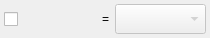
<?xml version="1.0" encoding="UTF-8"?>
<ui version="4.0">
 <class>Form</class>
 <widget class="QWidget" name="Form">
  <property name="geometry">
   <rect>
    <x>0</x>
    <y>0</y>
    <width>210</width>
    <height>38</height>
   </rect>
  </property>
  <property name="windowTitle">
   <string>Form</string>
  </property>
  <layout class="QHBoxLayout" name="horizontalLayout">
   <property name="leftMargin">
    <number>4</number>
   </property>
   <property name="topMargin">
    <number>4</number>
   </property>
   <property name="rightMargin">
    <number>4</number>
   </property>
   <property name="bottomMargin">
    <number>4</number>
   </property>
   <item>
    <widget class="QCheckBox" name="myTagCheckbox">
     <property name="sizePolicy">
      <sizepolicy hsizetype="MinimumExpanding" vsizetype="Fixed">
       <horstretch>0</horstretch>
       <verstretch>0</verstretch>
      </sizepolicy>
     </property>
     <property name="minimumSize">
      <size>
       <width>90</width>
       <height>0</height>
      </size>
     </property>
     <property name="maximumSize">
      <size>
       <width>16777215</width>
       <height>32</height>
      </size>
     </property>
     <property name="styleSheet">
      <string notr="true">QCheckBox::indicator:unchecked {image: url(:cb/img/cb_unchecked_grey.png);}
QCheckBox::indicator:checked {image: url(:cb/img/cb_checked_blue.png);}</string>
     </property>
     <property name="text">
      <string/>
     </property>
    </widget>
   </item>
   <item>
    <widget class="QLabel" name="myEqualsValueLabel">
     <property name="sizePolicy">
      <sizepolicy hsizetype="Fixed" vsizetype="Fixed">
       <horstretch>0</horstretch>
       <verstretch>0</verstretch>
      </sizepolicy>
     </property>
     <property name="maximumSize">
      <size>
       <width>16777215</width>
       <height>32</height>
      </size>
     </property>
     <property name="text">
      <string>=</string>
     </property>
    </widget>
   </item>
   <item>
    <widget class="QComboBox" name="myValueSelectBox">
     <property name="enabled">
      <bool>false</bool>
     </property>
     <property name="sizePolicy">
      <sizepolicy hsizetype="MinimumExpanding" vsizetype="Fixed">
       <horstretch>0</horstretch>
       <verstretch>0</verstretch>
      </sizepolicy>
     </property>
     <property name="minimumSize">
      <size>
       <width>90</width>
       <height>0</height>
      </size>
     </property>
     <property name="maximumSize">
      <size>
       <width>16777215</width>
       <height>32</height>
      </size>
     </property>
    </widget>
   </item>
  </layout>
 </widget>
 <resources>
  <include location="resources.qrc"/>
 </resources>
 <connections/>
</ui>
